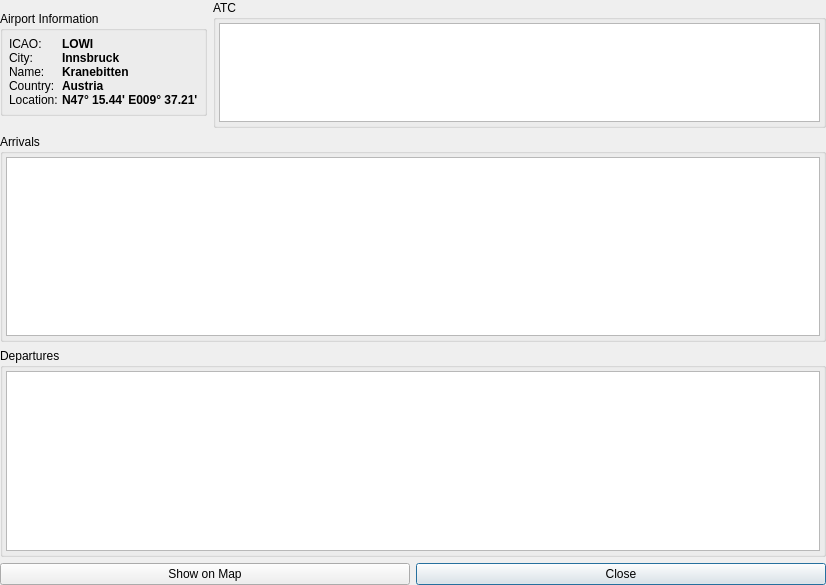
<ui version="4.0" >
 <class>AirportDetails</class>
 <widget class="QDialog" name="AirportDetails" >
  <property name="geometry" >
   <rect>
    <x>0</x>
    <y>0</y>
    <width>826</width>
    <height>585</height>
   </rect>
  </property>
  <property name="windowTitle" >
   <string>Dialog</string>
  </property>
  <layout class="QVBoxLayout" >
   <property name="leftMargin" >
    <number>0</number>
   </property>
   <property name="topMargin" >
    <number>0</number>
   </property>
   <property name="rightMargin" >
    <number>0</number>
   </property>
   <property name="bottomMargin" >
    <number>0</number>
   </property>
   <item>
    <layout class="QHBoxLayout" >
     <item>
      <widget class="QGroupBox" name="groupBox_4" >
       <property name="sizePolicy" >
        <sizepolicy vsizetype="Fixed" hsizetype="Preferred" >
         <horstretch>0</horstretch>
         <verstretch>0</verstretch>
        </sizepolicy>
       </property>
       <property name="title" >
        <string>Airport Information</string>
       </property>
       <layout class="QGridLayout" >
        <property name="leftMargin" >
         <number>6</number>
        </property>
        <property name="topMargin" >
         <number>6</number>
        </property>
        <property name="rightMargin" >
         <number>6</number>
        </property>
        <property name="bottomMargin" >
         <number>6</number>
        </property>
        <property name="horizontalSpacing" >
         <number>4</number>
        </property>
        <property name="verticalSpacing" >
         <number>0</number>
        </property>
        <item row="0" column="0" >
         <widget class="QLabel" name="label" >
          <property name="text" >
           <string>ICAO:</string>
          </property>
         </widget>
        </item>
        <item row="0" column="1" >
         <widget class="QLabel" name="lblIcao" >
          <property name="font" >
           <font>
            <weight>75</weight>
            <bold>true</bold>
           </font>
          </property>
          <property name="text" >
           <string>LOWI</string>
          </property>
         </widget>
        </item>
        <item row="1" column="0" >
         <widget class="QLabel" name="label_3" >
          <property name="text" >
           <string>City:</string>
          </property>
         </widget>
        </item>
        <item row="1" column="1" >
         <widget class="QLabel" name="lblCity" >
          <property name="font" >
           <font>
            <weight>75</weight>
            <bold>true</bold>
           </font>
          </property>
          <property name="text" >
           <string>Innsbruck</string>
          </property>
         </widget>
        </item>
        <item row="2" column="0" >
         <widget class="QLabel" name="label_4" >
          <property name="text" >
           <string>Name:</string>
          </property>
         </widget>
        </item>
        <item row="2" column="1" >
         <widget class="QLabel" name="lblName" >
          <property name="font" >
           <font>
            <weight>75</weight>
            <bold>true</bold>
           </font>
          </property>
          <property name="text" >
           <string>Kranebitten</string>
          </property>
         </widget>
        </item>
        <item row="3" column="0" >
         <widget class="QLabel" name="label_5" >
          <property name="text" >
           <string>Country:</string>
          </property>
         </widget>
        </item>
        <item row="3" column="1" >
         <widget class="QLabel" name="lblCountry" >
          <property name="font" >
           <font>
            <weight>75</weight>
            <bold>true</bold>
           </font>
          </property>
          <property name="text" >
           <string>Austria</string>
          </property>
         </widget>
        </item>
        <item row="4" column="0" >
         <widget class="QLabel" name="label_2" >
          <property name="text" >
           <string>Location:</string>
          </property>
         </widget>
        </item>
        <item row="4" column="1" >
         <widget class="QLabel" name="lblLocation" >
          <property name="font" >
           <font>
            <weight>75</weight>
            <bold>true</bold>
           </font>
          </property>
          <property name="text" >
           <string>N47° 15.44' E009° 37.21'</string>
          </property>
         </widget>
        </item>
       </layout>
      </widget>
     </item>
     <item>
      <widget class="QGroupBox" name="groupBoxAtc" >
       <property name="sizePolicy" >
        <sizepolicy vsizetype="Fixed" hsizetype="Preferred" >
         <horstretch>0</horstretch>
         <verstretch>0</verstretch>
        </sizepolicy>
       </property>
       <property name="maximumSize" >
        <size>
         <width>16777215</width>
         <height>128</height>
        </size>
       </property>
       <property name="title" >
        <string>ATC</string>
       </property>
       <layout class="QVBoxLayout" >
        <property name="leftMargin" >
         <number>3</number>
        </property>
        <property name="topMargin" >
         <number>3</number>
        </property>
        <property name="rightMargin" >
         <number>3</number>
        </property>
        <property name="bottomMargin" >
         <number>3</number>
        </property>
        <item>
         <widget class="QTreeView" name="treeAtc" >
          <property name="rootIsDecorated" >
           <bool>false</bool>
          </property>
          <property name="uniformRowHeights" >
           <bool>true</bool>
          </property>
          <property name="itemsExpandable" >
           <bool>false</bool>
          </property>
         </widget>
        </item>
       </layout>
      </widget>
     </item>
    </layout>
   </item>
   <item>
    <widget class="QGroupBox" name="groupBoxArrivals" >
     <property name="title" >
      <string>Arrivals</string>
     </property>
     <layout class="QVBoxLayout" >
      <property name="leftMargin" >
       <number>3</number>
      </property>
      <property name="topMargin" >
       <number>3</number>
      </property>
      <property name="rightMargin" >
       <number>3</number>
      </property>
      <property name="bottomMargin" >
       <number>3</number>
      </property>
      <item>
       <widget class="QTreeView" name="treeArrivals" >
        <property name="editTriggers" >
         <set>QAbstractItemView::NoEditTriggers</set>
        </property>
        <property name="showDropIndicator" stdset="0" >
         <bool>false</bool>
        </property>
        <property name="rootIsDecorated" >
         <bool>false</bool>
        </property>
        <property name="uniformRowHeights" >
         <bool>true</bool>
        </property>
        <property name="itemsExpandable" >
         <bool>false</bool>
        </property>
        <property name="sortingEnabled" >
         <bool>true</bool>
        </property>
       </widget>
      </item>
     </layout>
    </widget>
   </item>
   <item>
    <widget class="QGroupBox" name="groupBoxDepartures" >
     <property name="title" >
      <string>Departures</string>
     </property>
     <layout class="QVBoxLayout" >
      <property name="leftMargin" >
       <number>3</number>
      </property>
      <property name="topMargin" >
       <number>3</number>
      </property>
      <property name="rightMargin" >
       <number>3</number>
      </property>
      <property name="bottomMargin" >
       <number>3</number>
      </property>
      <item>
       <widget class="QTreeView" name="treeDepartures" >
        <property name="rootIsDecorated" >
         <bool>false</bool>
        </property>
        <property name="uniformRowHeights" >
         <bool>true</bool>
        </property>
        <property name="itemsExpandable" >
         <bool>false</bool>
        </property>
        <property name="sortingEnabled" >
         <bool>true</bool>
        </property>
       </widget>
      </item>
     </layout>
    </widget>
   </item>
   <item>
    <layout class="QHBoxLayout" >
     <item>
      <widget class="QPushButton" name="buttonShowOnMap" >
       <property name="text" >
        <string>Show on Map</string>
       </property>
       <property name="shortcut" >
        <string>S</string>
       </property>
       <property name="autoDefault" >
        <bool>false</bool>
       </property>
      </widget>
     </item>
     <item>
      <widget class="QPushButton" name="btnClose" >
       <property name="text" >
        <string>Close</string>
       </property>
       <property name="shortcut" >
        <string>Esc</string>
       </property>
      </widget>
     </item>
    </layout>
   </item>
  </layout>
 </widget>
 <resources/>
 <connections>
  <connection>
   <sender>btnClose</sender>
   <signal>clicked()</signal>
   <receiver>AirportDetails</receiver>
   <slot>close()</slot>
   <hints>
    <hint type="sourcelabel" >
     <x>469</x>
     <y>604</y>
    </hint>
    <hint type="destinationlabel" >
     <x>316</x>
     <y>316</y>
    </hint>
   </hints>
  </connection>
  <connection>
   <sender>buttonShowOnMap</sender>
   <signal>clicked()</signal>
   <receiver>AirportDetails</receiver>
   <slot>close()</slot>
   <hints>
    <hint type="sourcelabel" >
     <x>180</x>
     <y>547</y>
    </hint>
    <hint type="destinationlabel" >
     <x>361</x>
     <y>281</y>
    </hint>
   </hints>
  </connection>
 </connections>
</ui>
